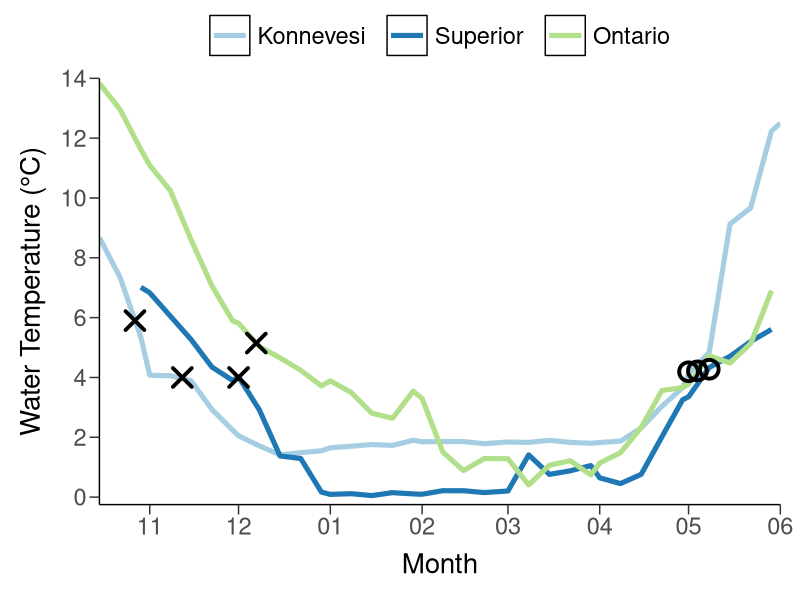

Source code (R): (Note: this script raises an error after producing the figure.)
## ===========================================================
## Clear the environment first
## ===========================================================
rm(list = ls(all.names=TRUE))

## ===========================================================
## Load packages
## ===========================================================
library(readxl)
library(dplyr)
library(ggplot2)
library(lubridate)


## ===========================================================
## Read in Superior data
## ===========================================================
temp.ls <- read_excel("data/Winter_Lake_Temperatures/LakeSuperior_SandIsland_temperature_logger_2016-18.xlsx",
                   sheet = "2016-2018") %>% 
  mutate(date = as.POSIXct(timestamp, tz = "America/New_York")) %>% 
  filter(date >= "2017-10-15" & date < "2018-06-01") %>% 
  mutate(two.weeks = round_date(date, "7 days"),
         lake = "superior") %>% 
  group_by(lake, two.weeks) %>% 
  summarize(temp.c = mean(temp.c)) %>% 
  mutate(year = year(two.weeks),
         month = month(two.weeks),
         day = day(two.weeks),
         year = ifelse(year == 2017, 2019, 2020),
         date = as.POSIXct(paste0(year, "-", month, "-", day), format = "%Y-%m-%d")) %>% 
  select(lake, date, temp.c)


## ===========================================================
## Read in Superior data
## ===========================================================
temp.lo <- read_excel("data/Winter_Lake_Temperatures/LakeOntario_ChaumontBay.xlsx",
                      sheet = "LakeOntario_ChaumontBay") %>% 
  mutate(date = as.POSIXct(date, tz = "America/New_York")) %>% 
  filter(date >= "2018-10-15" & date < "2019-06-01") %>% 
  mutate(two.weeks = round_date(date, "7 days"),
         lake = "ontario") %>% 
  group_by(lake, two.weeks) %>% 
  summarize(temp.c = mean(temp.c)) %>% 
  mutate(year = year(two.weeks),
         month = month(two.weeks),
         day = day(two.weeks),
         year = ifelse(year == 2018, 2019, 2020),
         date = as.POSIXct(paste0(year, "-", month, "-", day), format = "%Y-%m-%d")) %>% 
  select(lake, date, temp.c)


## ===========================================================
## Read in Konnevesi data
## ===========================================================
temp.lk <- read_excel("data/Winter_Lake_Temperatures/LakeKonnevesi_temperature.xlsx",
                      sheet = "Sheet1") %>% 
  filter(date >= "2017-10-15", date <= "2018-06-01") %>% 
  mutate(two.weeks = round_date(date, "7 days"),
         lake = "konnevesi") %>% 
  group_by(lake, two.weeks) %>% 
  summarize(temp.c = mean(temp.c)) %>% 
  mutate(year = year(two.weeks),
         month = month(two.weeks),
         day = day(two.weeks),
         year = ifelse(year == 2017, 2019, 2020),
         date = as.POSIXct(paste0(year, "-", month, "-", day), format = "%Y-%m-%d")) %>% 
  select(lake, date, temp.c)


## ===========================================================
## Spawning periods
## ===========================================================
temp.spawn.ls <- data.frame(lake = "superior",
                            date = as.POSIXct("2019-12-01"),
                            temp.c = 4.0)

temp.spawn.lo <- data.frame(lake = "ontario",
                            date = as.POSIXct("2019-12-07"),
                            temp.c = 5.15)

temp.spawn.lk.a <- data.frame(lake = "konnevesi",
                            date = as.POSIXct("2019-10-27"),
                            temp.c = 5.9)

temp.spawn.lk.l <- data.frame(lake = "konnevesi",
                              date = as.POSIXct("2019-11-12"),
                              temp.c = 4.0)

temp.spawn <- bind_rows(temp.spawn.ls, temp.spawn.lo, temp.spawn.lk.a, temp.spawn.lk.l)


## ===========================================================
## Hatching periods
## ===========================================================

temp.hatch.ls <- data.frame(lake = "superior",
                            date = as.POSIXct("2020-05-08"),
                            temp.c = 4.275)

temp.hatch.lo <- data.frame(lake = "ontario",
                            date = as.POSIXct("2020-05-04"),
                            temp.c = 4.22)

temp.hatch.lk <- data.frame(lake = "konnevesi",
                            date = as.POSIXct("2020-05-01"),
                            temp.c = 4.19)

temp.hatch <- bind_rows(temp.hatch.ls, temp.hatch.lo, temp.hatch.lk)


## ===========================================================
## Combine lake temps
## ===========================================================
temp <- bind_rows(temp.ls, temp.lo, temp.lk) %>% 
  mutate(lake = factor(lake, levels = c("konnevesi", "superior", "ontario"), ordered = TRUE))


## ===========================================================
## Plot time-series
## ===========================================================
ggplot(temp, aes(x = date, y = temp.c, group = lake)) +
  geom_path(size = 1.75, aes(color = lake)) +
  geom_point(data = temp.spawn, aes(x = date, y = temp.c, group = lake), size = 5, shape = 4, stroke = 2, show.legend = FALSE) +
  geom_point(data = temp.hatch, aes(x = date, y = temp.c, group = lake), size = 5, shape = 1, stroke = 2, show.legend = FALSE) +
  #geom_hline(yintercept = 2, linetype = "dashed", color = "gray50") +
  #geom_hline(yintercept = 4.5, linetype = "dashed", color = "gray50") +
  #geom_hline(yintercept = 7, linetype = "dashed", color = "gray50") +
  #geom_hline(yintercept = 9, linetype = "dashed", color = "gray50") +
  scale_x_datetime(date_labels = "%m", date_breaks = "1 month", expand = c(0.0, 0.0)) +
  scale_y_continuous(limits = c(-0.25, 14), breaks = seq(0, 14, 2), expand = c(0.0, 0.0)) +
  scale_color_manual(labels = c("Konnevesi  ", "Superior  ", "Ontario"),
                     values = c("#a6cee3", "#1f78b4", "#b2df8a")) +
  labs(y = "Water Temperature (°C)", x = "Month") +
  #guides(color = guide_legend(nrow = 2, byrow = TRUE)) +
  theme(panel.background = element_blank(), 
        panel.grid = element_blank(), 
        axis.line = element_line(), 
        axis.text = element_text(size = 17),
        axis.title.x = element_text(size = 20, margin = margin(10, 0, 0, 0)), 
        axis.title.y = element_text(size = 20, margin = margin(0, 10, 0, 0)), 
        axis.ticks.length = unit(2.5, 'mm'),
        legend.position = "top", 
        legend.text = element_text(size = 17),
        legend.title = element_blank(), 
        legend.key.size = unit(2, 'lines'),
        legend.key = element_rect(fill = "white"), 
        strip.background = element_rect(fill = "white"), 
        plot.margin = unit(c(2, 5, 5, 5), "mm"))

ggsave("figures/Temp-Profiles.tiff", width = 12, height = 7, dpi = 300)

